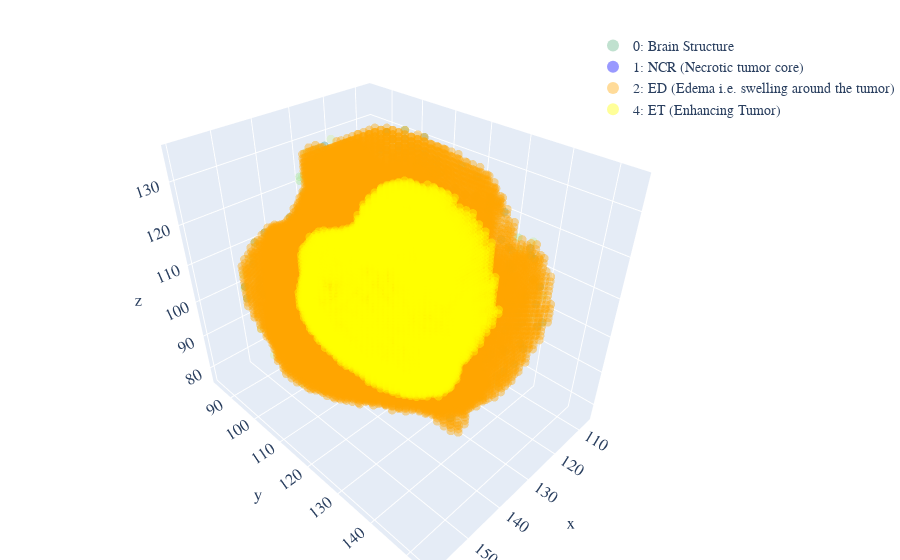

Here is the notebook cell this chart was saved with:
### Code cell
fig = viewer.get_3d_scan(3, 'seg')
plotly.offline.iplot(fig)
fig.show(renderer="colab")

### Figure 1 — Plotly figure (JSON) as saved in the notebook; plotly's stock layout.template omitted (floating-point values rounded to 4 significant figures; data arrays with more than 128 entries replaced by an {"elided": "..."} marker saying what was removed)
{"data": [{"hoverinfo": "all", "marker": {"color": {"elided": "1510 float values"}, "colorscale": [[0, "rgb(211, 242, 163)"], [0.1667, "rgb(151, 225, 150)"], [0.3333, "rgb(108, 192, 139)"], [0.5, "rgb(76, 155, 130)"], [0.6667, "rgb(33, 122, 121)"], [0.8333, "rgb(16, 89, 101)"], [1, "rgb(7, 64, 80)"]], "opacity": 0.4, "size": 3}, "mode": "markers", "name": "0: Brain Structure", "type": "scatter3d", "x": {"elided": "1510 float values"}, "y": {"elided": "1510 float values"}, "z": {"elided": "1510 int values"}}, {"hoverinfo": "all", "marker": {"color": "blue", "colorscale": [[0, "rgb(211, 242, 163)"], [0.1667, "rgb(151, 225, 150)"], [0.3333, "rgb(108, 192, 139)"], [0.5, "rgb(76, 155, 130)"], [0.6667, "rgb(33, 122, 121)"], [0.8333, "rgb(16, 89, 101)"], [1, "rgb(7, 64, 80)"]], "opacity": 0.4, "size": 3}, "mode": "markers", "name": "1: NCR (Necrotic tumor core)", "type": "scatter3d", "x": {"elided": "4979 float values"}, "y": {"elided": "4979 float values"}, "z": {"elided": "4979 int values"}}, {"hoverinfo": "all", "marker": {"color": "orange", "colorscale": [[0, "rgb(211, 242, 163)"], [0.1667, "rgb(151, 225, 150)"], [0.3333, "rgb(108, 192, 139)"], [0.5, "rgb(76, 155, 130)"], [0.6667, "rgb(33, 122, 121)"], [0.8333, "rgb(16, 89, 101)"], [1, "rgb(7, 64, 80)"]], "opacity": 0.4, "size": 3}, "mode": "markers", "name": "2: ED (Edema i.e. swelling around the tumor)", "type": "scatter3d", "x": {"elided": "16441 float values"}, "y": {"elided": "16441 float values"}, "z": {"elided": "16441 int values"}}, {"hoverinfo": "all", "marker": {"color": "yellow", "colorscale": [[0, "rgb(211, 242, 163)"], [0.1667, "rgb(151, 225, 150)"], [0.3333, "rgb(108, 192, 139)"], [0.5, "rgb(76, 155, 130)"], [0.6667, "rgb(33, 122, 121)"], [0.8333, "rgb(16, 89, 101)"], [1, "rgb(7, 64, 80)"]], "opacity": 0.4, "size": 3}, "mode": "markers", "name": "4: ET (Enhancing Tumor)", "type": "scatter3d", "x": {"elided": "6808 float values"}, "y": {"elided": "6808 float values"}, "z": {"elided": "6808 int values"}}], "layout": {"autosize": true, "font": {"family": "Courier New, monospace", "size": 14}, "legend": {"itemsizing": "constant", "x": 0.75, "y": 1}, "margin": {"b": 0, "l": 0, "r": 0, "t": 30}, "scene": {"aspectmode": "auto", "aspectratio": {"x": 0.8765, "y": 1.158, "z": 0.985}}}}
